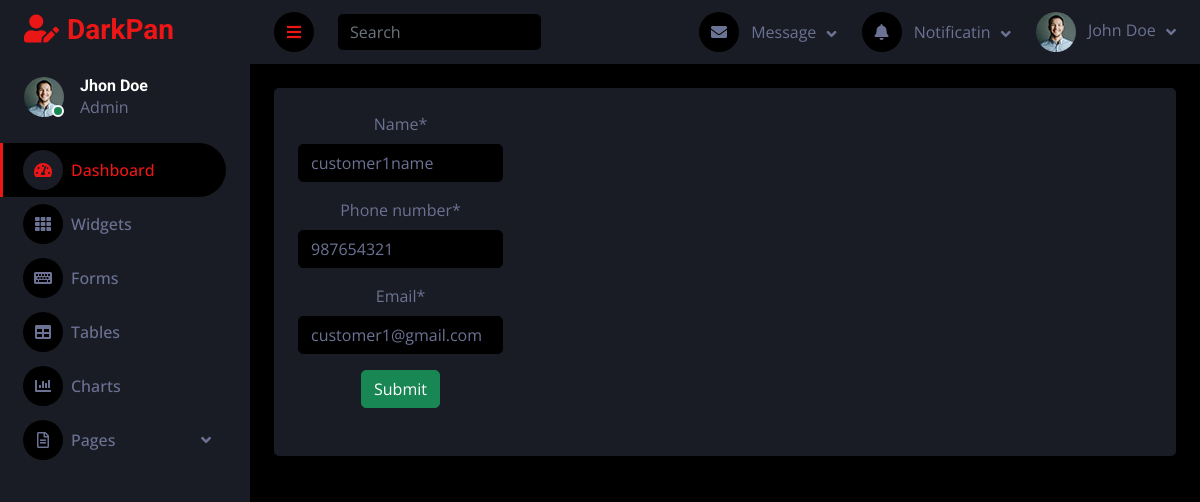
The page /customer_update/7/ on the database its author committed.
### sales_app/models.py (models this page shows, shortened)
class Customer(models.Model):
    user=models.ForeignKey(Login,on_delete=models.CASCADE,related_name="customer")
    name=models.CharField(max_length=50)
    phone_number=models.CharField(max_length=100)
    email=models.EmailField()
    status1=models.BooleanField(default=0)

### sales_app/admin_views.py (the view)
# urls.py: path("customer_update/<int:id>/", admin_views.customer_update, name="customer_update"),
def customer_update(request,id):
    customer=Customer.objects.get(pk=id)
    customer_form=CustomerRegister(instance=customer)
    if request.method=="POST":
        customer_form=CustomerRegister(request.POST,instance=customer)
        if customer_form.is_valid():
            customer_form.save()
            return redirect("customer_details")
    return render(request,"admin/customer_update.html",{'customer_form':customer_form})

### sales_app/forms.py
class CustomerRegister(forms.ModelForm):
    class Meta:
        model=Customer
        fields=("__all__")
        exclude=("user","status1")

### template/admin/customer_update.html (shortened to what this page needs)
{% extends 'dash.html' %}
{% load crispy_forms_tags %}
{% block content %}
<form method="POST">
    {{customer_form|crispy}}
    <button type="submit" class="btn btn-success">Submit</button>
</form>
{% endblock %}

### static/dash/css/style.css (style rules this page uses)
:root { --primary: #EB1616; --secondary: #191C24; --light: #6C7293; --dark: #000000; }
.btn { transition: .5s; }

### rows shown on the page
Customer: name "customer1name", phone_number "987654321", email "customer1@gmail.com"
